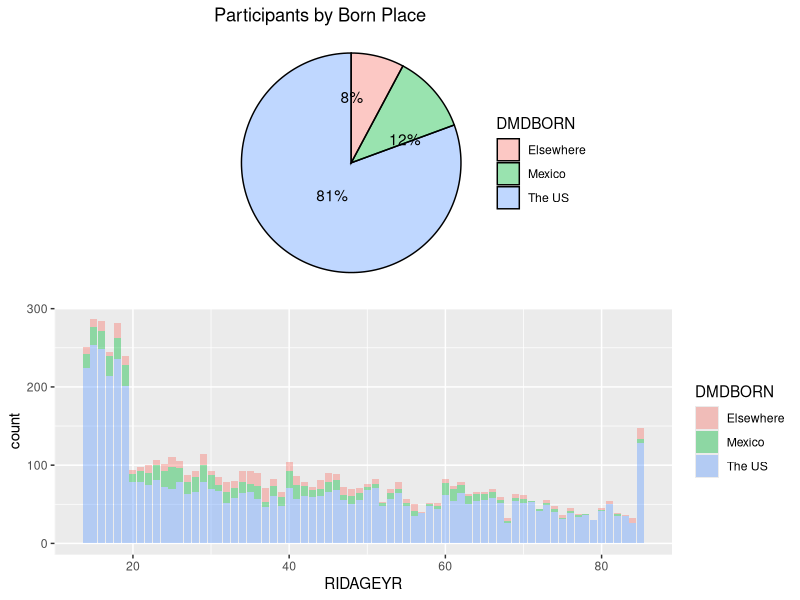

This figure's R source:
library(ggplot2)
library(tidyverse)
library(ggpubr)
library(ggrepel)

data <- read.csv("cleandata.csv")

plotdata2 <- data %>%
  count(DMDBORN) %>%
  arrange(desc(DMDBORN)) %>%
  mutate(prop = round(n*100/sum(n), 1),
         lab.ypos = cumsum(prop) - 0.5*prop)

plotdata2$label <- paste0(round(plotdata2$prop), "%")

p2 <- ggplot(plotdata2, 
             aes(x = "", 
                 y = prop, 
                 fill = DMDBORN)) +
  geom_bar(width = 1, 
           stat = "identity", 
           color = "black",
           alpha = 2/5) +
  geom_text_repel(aes(y = lab.ypos, label = label), 
                  color = "black") +
  coord_polar("y", 
              start = 0, 
              direction = -1) +
  theme_void() +
  labs(title = "Participants by Born Place")

#Born place
p5 <- ggplot(data,mapping = aes(x = RIDAGEYR, fill = DMDBORN )) + 
  geom_bar(alpha = 2/5, position = "stack")


distr2 <- ggarrange(p2, p5,
                    ncol = 1, nrow = 2)
distr2 %>% ggsave(filename="results/fig-simple2.png", plot=.)
